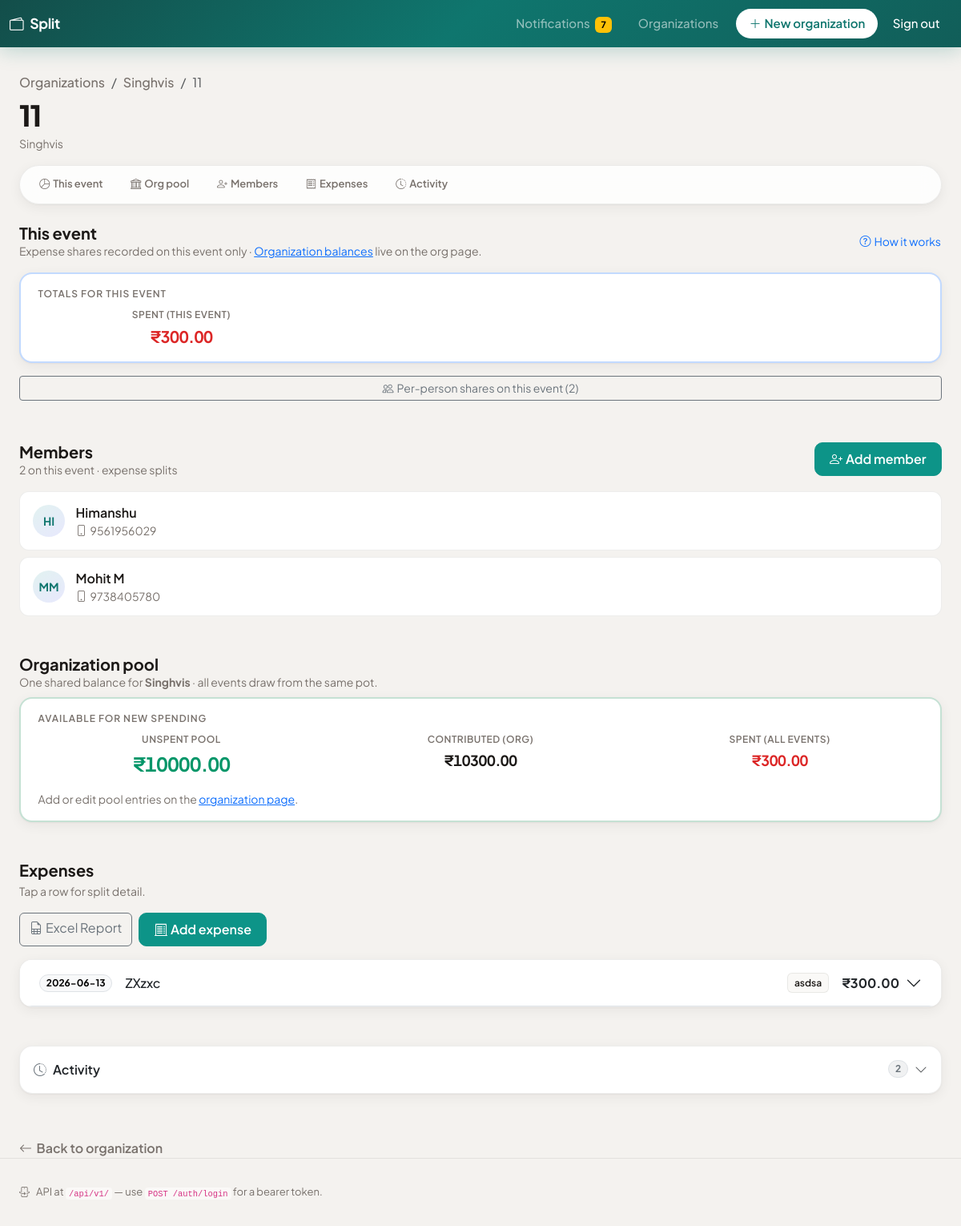
The app's page /events/3 (signed in) with its own data.
### app/models.py (models this page shows)
class Organization(Base):
    __tablename__ = "organizations"
    id: Mapped[int] = mapped_column(primary_key=True, autoincrement=True)
    name: Mapped[str] = mapped_column(String(200), nullable=False)
    created_by_user_id: Mapped[int | None] = mapped_column(
        ForeignKey("users.id"), nullable=True, index=True
    )
    created_at: Mapped[datetime] = mapped_column(DateTime, default=datetime.utcnow)
    members: Mapped[list["OrganizationMember"]] = relationship(
        back_populates="organization", cascade="all, delete-orphan"
    )
    events: Mapped[list["Event"]] = relationship(
        back_populates="organization", cascade="all, delete-orphan"
    )
    org_contributions: Mapped[list["OrganizationContribution"]] = relationship(
        back_populates="organization", cascade="all, delete-orphan"
    )

class Event(Base):
    __tablename__ = "events"
    id: Mapped[int] = mapped_column(primary_key=True, autoincrement=True)
    organization_id: Mapped[int] = mapped_column(
        ForeignKey("organizations.id"), nullable=False
    )
    name: Mapped[str] = mapped_column(String(200), nullable=False)
    created_by_user_id: Mapped[int | None] = mapped_column(
        ForeignKey("users.id"), nullable=True, index=True
    )
    created_at: Mapped[datetime] = mapped_column(DateTime, default=datetime.utcnow)
    organization: Mapped["Organization"] = relationship(back_populates="events")
    members: Mapped[list["Member"]] = relationship(
        back_populates="event", cascade="all, delete-orphan"
    )
    expenses: Mapped[list["Expense"]] = relationship(
        back_populates="event", cascade="all, delete-orphan"
    )

class Member(Base):
    __tablename__ = "members"
    id: Mapped[int] = mapped_column(primary_key=True, autoincrement=True)
    event_id: Mapped[int] = mapped_column(ForeignKey("events.id"), nullable=False)
    name: Mapped[str] = mapped_column(String(120), nullable=False)
    user_id: Mapped[int | None] = mapped_column(ForeignKey("users.id"), nullable=True)
    created_by_user_id: Mapped[int | None] = mapped_column(
        ForeignKey("users.id"), nullable=True, index=True
    )
    created_at: Mapped[datetime] = mapped_column(DateTime, default=datetime.utcnow)
    event: Mapped["Event"] = relationship(back_populates="members")
    user: Mapped["User | None"] = relationship(
        back_populates="event_memberships", foreign_keys=[user_id]
    )
    expense_splits: Mapped[list["ExpenseSplit"]] = relationship(
        back_populates="member", cascade="all, delete-orphan"
    )

class User(Base):
    __tablename__ = "users"
    __table_args__ = (UniqueConstraint("mobile", name="uq_users_mobile"),)
    id: Mapped[int] = mapped_column(primary_key=True, autoincrement=True)
    mobile: Mapped[str] = mapped_column(String(20), nullable=False, index=True)
    password_hash: Mapped[str] = mapped_column(String(255), nullable=False)
    full_name: Mapped[str] = mapped_column(String(120), nullable=False)
    created_at: Mapped[datetime] = mapped_column(DateTime, default=datetime.utcnow)
    org_memberships: Mapped[list["OrganizationMember"]] = relationship(
        back_populates="user",
        foreign_keys="OrganizationMember.user_id",
        cascade="all, delete-orphan",
    )
    event_memberships: Mapped[list["Member"]] = relationship(
        back_populates="user", foreign_keys="Member.user_id"
    )
    activities_received: Mapped[list["Activity"]] = relationship(
        "Activity",
        foreign_keys="[Activity.recipient_user_id]",
        back_populates="recipient",
        cascade="all, delete-orphan",
    )
    activities_sent: Mapped[list["Activity"]] = relationship(
        "Activity",
        foreign_keys="[Activity.actor_user_id]",
        back_populates="actor",
        viewonly=True,
    )

class Expense(Base):
    __tablename__ = "expenses"
    id: Mapped[int] = mapped_column(primary_key=True, autoincrement=True)
    event_id: Mapped[int] = mapped_column(ForeignKey("events.id"), nullable=False)
    title: Mapped[str] = mapped_column(String(200), nullable=False)
    category: Mapped[str] = mapped_column(String(100), nullable=False)
    amount_total: Mapped[float] = mapped_column(Numeric(12, 2), nullable=False)
    expense_date: Mapped[date] = mapped_column(Date, nullable=False)
    created_by_user_id: Mapped[int | None] = mapped_column(
        ForeignKey("users.id"), nullable=True, index=True
    )
    created_at: Mapped[datetime] = mapped_column(DateTime, default=datetime.utcnow)
    event: Mapped["Event"] = relationship(back_populates="expenses")
    splits: Mapped[list["ExpenseSplit"]] = relationship(
        back_populates="expense", cascade="all, delete-orphan"
    )

### app/routers/web.py (the view)
@router.get("/events/{event_id}", response_class=HTMLResponse)
def page_event_detail(
    request: Request, event_id: int, db: Session = Depends(get_db)
):
    uid = require_session_user(request)
    if isinstance(uid, RedirectResponse):
        return uid
    if not services.user_can_access_event(db, uid, event_id):
        raise HTTPException(404, "Event not found")
    ev = services.get_event(db, event_id)
    if not ev:
        raise HTTPException(404, "Event not found")
    balances = services.member_balances(db, event_id)
    expenses = sorted(
        ev.expenses, key=lambda e: (e.expense_date, e.id), reverse=True
    )
    oid = ev.organization_id
    org_pool_available = services.org_pool_available(db, oid)
    org_total_contributed = services.org_total_contributed(db, oid)
    org_total_expenses = services.org_total_expenses(db, oid)
    event_expense_total = sum((b.expended for b in balances), Decimal("0"))
    balance_totals = {
        "pooled": Decimal("0"),
        "expended": event_expense_total,
        "remaining": Decimal("0"),
    }
    mems = sorted(ev.members, key=lambda m: m.id)
    members_opts = [{"id": m.id, "name": m.name} for m in mems]
    event_activities = activity_service.list_for_event(db, uid, event_id, limit=40)
    expense_manage = {
        e.id: services.user_can_manage_expense(db, e.id, uid) for e in expenses
    }
    member_manage = {
        m.id: services.user_can_manage_member(db, m.id, uid) for m in mems
    }
    return templates.TemplateResponse(
        request,
        "event_detail.html",
        {
            "event": ev,
            "organization": ev.organization,
            "members": mems,
            "members_opts": members_opts,
            "balances": balances,
            "balance_totals": balance_totals,
            "expenses": expenses,
            "org_pool_available": org_pool_available,
            "org_total_contributed": org_total_contributed,
            "org_total_expenses": org_total_expenses,
            "title": ev.name,
            "event_activities": event_activities,
            "current_user_id": uid,
            "expense_manage": expense_manage,
            "member_manage": member_manage,
            "member_error": request.query_params.get("error"),
        },
    )

### templates/event_detail.html (shortened to what this page needs)
{% extends "base.html" %}
{% macro member_initials(name) -%}
{%- set t = (name or '') | trim -%}
{%- set parts = t.split() -%}
{%- if parts | length >= 2 -%}
{{ (parts[0][0] ~ parts[-1][0]) | upper }}
{%- elif t | length >= 2 -%}
{{ t[:2] | upper }}
{%- elif t | length == 1 -%}
{{ t[0] | upper }}
{%- else -%}
?
{%- endif -%}
{% endmacro %}
{% block content %}
<nav class="et-breadcrumb mb-2" aria-label="breadcrumb">
  <ol class="breadcrumb small mb-0">
    <li class="breadcrumb-item"><a href="/orgs">Organizations</a></li>
    <li class="breadcrumb-item"><a href="/orgs/{{ organization.id }}">{{ organization.name }}</a></li>
    <li class="breadcrumb-item active text-truncate" style="max-width: 12rem;" aria-current="page">{{ event.name }}</li>
  </ol>
</nav>
<header class="mb-3">
  <div class="d-flex flex-wrap align-items-start justify-content-between gap-2 mb-2">
    <div class="min-w-0 flex-grow-1">
      <h1 class="et-hero-title mb-1 text-break">{{ event.name }}</h1>
      <p class="small et-muted mb-0">{{ organization.name }}</p>
    </div>
  </div>
</header>
<div class="et-section-nav mb-4">
  <ul class="nav">
    <li class="nav-item"><a class="nav-link" href="#balances"><i class="bi bi-pie-chart me-1"></i>This event</a></li>
    <li class="nav-item"><a class="nav-link" href="#pool"><i class="bi bi-bank me-1"></i>Org pool</a></li>
    <li class="nav-item"><a class="nav-link" href="#members"><i class="bi bi-person-plus me-1"></i>Members</a></li>
    <li class="nav-item"><a class="nav-link" href="#expenses"><i class="bi bi-receipt me-1"></i>Expenses</a></li>
    <li class="nav-item"><a class="nav-link" href="#activity"><i class="bi bi-clock-history me-1"></i>Activity</a></li>
  </ul>
</div>
<section class="mb-5 pb-1" id="balances">
  {% if not members %}
  <h2 class="h5 fw-bold mb-2">This event</h2>
  <div class="alert alert-et-warn d-flex align-items-start gap-2 mb-0" role="alert">
    <i class="bi bi-exclamation-triangle flex-shrink-0 mt-1"></i>
    <div>Add at least one member before you can record expenses.</div>
  </div>
  {% else %}
  <div class="d-flex flex-wrap align-items-center justify-content-between gap-2 mb-3">
    <div>
      <h2 class="h5 fw-bold mb-0">This event</h2>
      <p class="small et-muted mb-0">Expense shares recorded on this event only · <a href="/orgs/{{ organization.id }}#balances">Organization balances</a> live on the org page.</p>
    </div>
    <button type="button" class="btn btn-link btn-sm p-0 text-decoration-none" data-bs-toggle="modal" data-bs-target="#modalBalanceHelp">
      <i class="bi bi-question-circle me-1"></i>How it works
    </button>
  </div>
  <div class="et-card mb-3 border-primary border-opacity-25" style="border-width: 2px;">
    <div class="et-card-body py-3">
      <p class="et-eyebrow mb-2">Totals for this event</p>
      <div class="row g-3 align-items-end text-center">
        <div class="col-12 col-md-4">
          <div class="et-metric">
            <span class="et-metric-label">Spent (this event)</span>
            <span class="et-metric-value et-metric-value--expended fs-5">{{ balance_totals.expended | money }}</span>
          </div>
        </div>
      </div>
    </div>
  </div>
  <button class="btn btn-outline-secondary btn-sm w-100" type="button" data-bs-toggle="collapse" data-bs-target="#balancesPeople" aria-expanded="false" aria-controls="balancesPeople">
    <i class="bi bi-people me-1"></i>Per-person shares on this event ({{ balances | length }})
  </button>
  {% endif %}
</section>
<section class="mb-5" id="members">
  <div class="d-flex flex-wrap align-items-start justify-content-between gap-2 mb-3">
    <div>
      <h2 class="h5 fw-bold mb-0">Members</h2>
      <p class="small et-muted mb-0">{{ members | length }} on this event · expense splits</p>
    </div>
    <button type="button" class="btn btn-primary flex-shrink-0" data-bs-toggle="modal" data-bs-target="#modalAddMember">
      <i class="bi bi-person-plus me-1"></i><span class="d-none d-sm-inline">Add member</span><span class="d-sm-none">Add</span>
    </button>
  </div>
  {% for m in members %}
  <div class="et-member-row flex-wrap">
    <div class="et-avatar">{{ member_initials(m.name) }}</div>
    <div class="flex-grow-1 min-w-0">
      <div class="fw-semibold text-truncate">{{ m.name }}</div>
      <div class="small et-muted text-truncate">{% if m.user %}<i class="bi bi-phone me-1"></i>{{ m.user.mobile }}{% else %}No account linked{% endif %}</div>
    </div>
  </div>
  {% else %}
  <div class="et-empty mb-3 py-4">
    <div class="et-empty-icon"><i class="bi bi-people"></i></div>
    <p class="et-muted mb-2">No members yet.</p>
    <button type="button" class="btn btn-primary" data-bs-toggle="modal" data-bs-target="#modalAddMember">Add the first member</button>
  </div>
  {% endfor %}
</section>
<section class="mb-5" id="pool">
  <div class="d-flex flex-wrap align-items-start justify-content-between gap-2 mb-2">
    <div>
      <h2 class="h5 fw-bold mb-0">Organization pool</h2>
      <p class="small et-muted mb-0">One shared balance for <strong>{{ organization.name }}</strong> · all events draw from the same pot.</p>
    </div>
  </div>
  <div class="et-card mb-3 border-success border-opacity-25" style="border-width: 2px;">
    <div class="et-card-body py-3">
      <p class="et-eyebrow mb-2">Available for new spending</p>
      <div class="row g-3 text-center">
        <div class="col-12 col-md-4">
          <div class="et-metric">
            <span class="et-metric-label">Unspent pool</span>
            <span class="et-metric-value fs-4 {% if org_pool_available >= 0 %}et-metric-value--remaining-pos{% else %}et-metric-value--remaining-neg{% endif %}">{{ org_pool_available | money }}</span>
          </div>
        </div>
        <div class="col-6 col-md-4">
          <div class="et-metric">
            <span class="et-metric-label small">Contributed (org)</span>
            <span class="et-metric-value small">{{ org_total_contributed | money }}</span>
          </div>
        </div>
        <div class="col-6 col-md-4">
          <div class="et-metric">
            <span class="et-metric-label small">Spent (all events)</span>
            <span class="et-metric-value et-metric-value--expended small">{{ org_total_expenses | money }}</span>
          </div>
        </div>
      </div>
      <p class="small et-muted mb-0 mt-3">Add or edit pool entries on the <a href="/orgs/{{ organization.id }}#add-pool">organization page</a>.</p>
    </div>
  </div>
</section>
<section class="mb-5" id="expenses">
  <div class="mb-3">
    <h2 class="h5 fw-bold mb-1">Expenses</h2>
    <p class="small et-muted mb-0">Tap a row for split detail.</p>
  </div>
  <div class="d-grid d-sm-flex gap-2 mb-3">
    <a href="/events/{{ event.id }}/export.xlsx" class="btn btn-outline-secondary order-sm-0">
      <i class="bi bi-file-earmark-spreadsheet me-1"></i><span class="d-none d-sm-inline">Excel </span>Report
    </a>
    {% if members %}
    <button type="button" class="btn btn-primary order-sm-1" data-bs-toggle="modal" data-bs-target="#modalExpense">
      <i class="bi bi-receipt-cutoff me-1"></i>Add expense
    </button>
    {% endif %}
  </div>
  {% if expenses %}
  <div class="et-card p-0 overflow-hidden mb-4">
    <div class="accordion accordion-flush" id="expenseAccordion">
    {% for e in expenses %}
    <div class="accordion-item border-bottom">
      <h2 class="accordion-header">
        <button class="accordion-button collapsed py-3 px-3 px-md-4 fw-medium shadow-none bg-white" type="button"
                data-bs-toggle="collapse" data-bs-target="#ex-{{ e.id }}" aria-expanded="false">
          <span class="d-flex flex-wrap align-items-center gap-2 gap-md-3 w-100 me-2">
            <span class="badge rounded-pill text-bg-light border align-self-center">{{ e.expense_date }}</span>
            <span class="flex-grow-1 text-start">{{ e.title }}</span>
            <span class="et-badge-cat">{{ e.category }}</span>
            <span class="fw-bold ms-md-auto">{{ e.amount_total | money }}</span>
          </span>
        </button>
      </h2>
    </div>
    {% endfor %}
    </div>
  </div>
  {% endif %}
</section>
{% if event_activities %}
<section class="mb-4 et-card overflow-hidden" id="activity">
  <button type="button" class="btn btn-link text-decoration-none text-body w-100 py-3 px-3 d-flex align-items-center justify-content-between rounded-0 collapsed et-activity-toggle"
          data-bs-toggle="collapse" data-bs-target="#activityCollapse" aria-expanded="false" aria-controls="activityCollapse">
    <span class="fw-semibold"><i class="bi bi-clock-history me-2 text-secondary"></i>Activity</span>
    <span class="d-flex align-items-center gap-2">
      <span class="badge rounded-pill bg-secondary bg-opacity-10 text-secondary border">{{ event_activities | length }}</span>
      <i class="bi bi-chevron-down et-collapse-chevron text-muted"></i>
    </span>
  </button>
</section>
{% endif %}
<a href="/orgs/{{ organization.id }}" class="et-link-back"><i class="bi bi-arrow-left"></i>Back to organization</a>
{% endblock %}

### records on screen
Organization: name "Singhvis"
Event: name "11"
Member: name "HI", name "Himanshu", user.mobile "9561956029"
Member: value "MM", name "Mohit M", user.mobile "9738405780"
Expense: expense_date "2026-06-13", title "ZXzxc", category "asdsa", amount_total "₹300.00"

### other values on screen
{{ request.state.unread_notifications }} "7"
{{ balance_totals.expended | money }} "₹300.00"
{{ balances | length }} "2"
{{ members | length }} "2"
{{ org_pool_available | money }} "₹10000.00"
{{ org_total_contributed | money }} "₹10300.00"
{{ org_total_expenses | money }} "₹300.00"
{{ event_activities | length }} "2"
